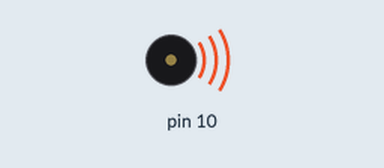
The sketch below on a simulated Arduino Uno, built with avr-gcc and run on an emulated ATmega328P. Shown: buzzer (waves = sounding).

Above: at 0.09 s.
At 15.89 s:
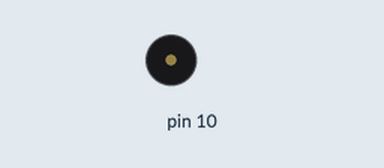
Timing chart, 0 to 16.9 s (numbered marks = the images above):
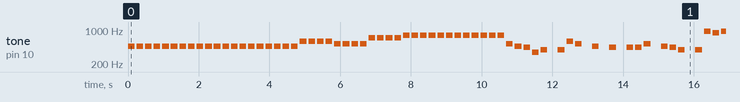

Measured:
- by itself, tone on pin 10: plays 466 Hz for 0.19 s, 466 Hz for 0.19 s, 466 Hz for 0.19 s, 466 Hz for 0.19 s, 466 Hz for 0.19 s, 466 Hz for 0.19 s … (470 notes in this stretch)

The sketch:

test_buzzer.ino
```cpp
//char buzzerPin = 9;
//
//void setup() {
//  // put your setup code here, to run once:
//
//}
//
//void loop() {
////  for(int note=700;note<2000;note++){
////    tone(buzzerPin, note, 125);
////    delay(1);
////  }
//
////    for(int note=2000;note<700;note++){
////    tone(buzzerPin, note, 100);
////    delay(1);
////  }
//
//  tone(buzzerPin, 800, 125);
//  delay(100);
//  tone(buzzerPin, 700, 125);
//  delay(100);
//  tone(buzzerPin, 500, 125);
//  delay(1000);
//
//}

//----------------------------
// Hello friends Welcome to "TECHNO-E-SOLUTION"
// Here is the code for Coffin Song

#include <pitches.h>

// output pin is 10, you can change it down in the void setup.
#include "pitches.h"

int melody[] = {
NOTE_AS4, NOTE_AS4, NOTE_AS4, NOTE_AS4,
NOTE_AS4, NOTE_AS4, NOTE_AS4, NOTE_AS4,
NOTE_AS4, NOTE_AS4, NOTE_AS4, NOTE_AS4,
NOTE_AS4, NOTE_AS4, NOTE_AS4, NOTE_AS4,
NOTE_AS4, NOTE_AS4, NOTE_AS4, NOTE_AS4,
NOTE_D5, NOTE_D5, NOTE_D5, NOTE_D5,
NOTE_C5, NOTE_C5, NOTE_C5, NOTE_C5,
NOTE_F5, NOTE_F5, NOTE_F5, NOTE_F5,
NOTE_G5, NOTE_G5, NOTE_G5, NOTE_G5,
NOTE_G5, NOTE_G5, NOTE_G5, NOTE_G5,
NOTE_G5, NOTE_G5, NOTE_G5, NOTE_G5,
NOTE_C5, NOTE_AS4, NOTE_A4, NOTE_F4,
NOTE_G4, 0, NOTE_G4, NOTE_D5,
NOTE_C5, 0, NOTE_AS4, 0,
NOTE_A4, 0, NOTE_A4, NOTE_A4,
NOTE_C5, 0, NOTE_AS4, NOTE_A4,
NOTE_G4,0, NOTE_G4, NOTE_AS5,
NOTE_A5, NOTE_AS5, NOTE_A5, NOTE_AS5,
NOTE_G4,0, NOTE_G4, NOTE_AS5,
NOTE_A5, NOTE_AS5, NOTE_A5, NOTE_AS5,
NOTE_G4, 0, NOTE_G4, NOTE_D5,
NOTE_C5, 0, NOTE_AS4, 0,
NOTE_A4, 0, NOTE_A4, NOTE_A4,
NOTE_C5, 0, NOTE_AS4, NOTE_A4,
NOTE_G4,0, NOTE_G4, NOTE_AS5,
NOTE_A5, NOTE_AS5, NOTE_A5, NOTE_AS5,
NOTE_G4,0, NOTE_G4, NOTE_AS5,
NOTE_A5, NOTE_AS5, NOTE_A5, NOTE_AS5

};

int noteDurations[] = {
4,4,4,4,
4,4,4,4,
4,4,4,4,
4,4,4,4,
4,4,4,4,
4,4,4,4,
4,4,4,4,
4,4,4,4,
4,4,4,4,
4,4,4,4,
4,4,4,4,
4,4,4,4,
4,4,4,4,
4,4,4,4,
4,4,4,4,
4,4,4,4,
4,4,4,4,
4,4,4,4,
4,4,4,4,
4,4,4,4,
4,4,4,4,
4,4,4,4,
4,4,4,4,
4,4,4,4,
4,4,4,4,
4,4,4,4,
4,4,4,4,
4,4,4,4,
};

void setup() {

}
void loop()
{
for (int thisNote = 0; thisNote < 112; thisNote++)
{

int noteDuration = 750 / noteDurations[thisNote];
tone(10, melody[thisNote], noteDuration);

int pauseBetweenNotes = noteDuration * 1.30;
delay(pauseBetweenNotes);

noTone(10);}
}
```
